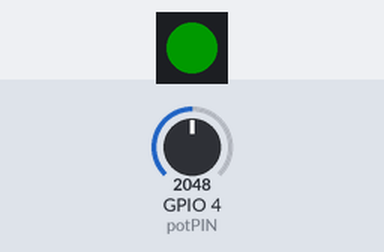
Bench run of a sketch on a simulated ESP32-S3. On the bench: 1 RGB LEDs in strip order, left to right. The test bench sets the inputs (shaded band); at power-on: GPIO 4 (potPIN) = 2048. Dim RGB values are drawn brighter than linear; the strip is taken to match the declared colour order.

Above: at 1.8 s.
1.9 s: GPIO 4 (potPIN) set to 104
At 2.8 s:
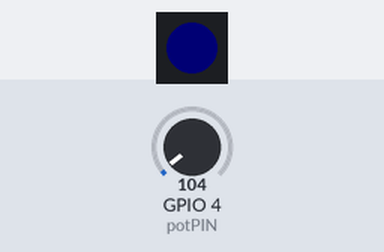
5.5 s: GPIO 4 (potPIN) set to 88
At 7.2 s:
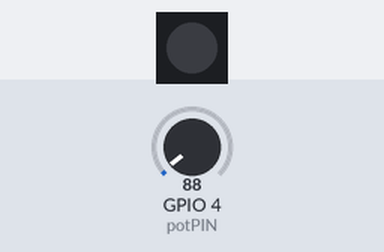
7.5 s: GPIO 4 (potPIN) set to 491
At 8.8 s:
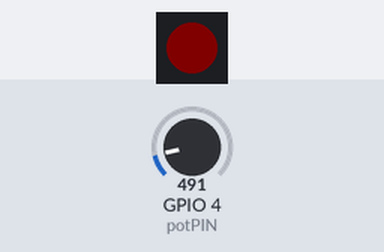
10.5 s: GPIO 4 (potPIN) set to 0
At 12.4 s:
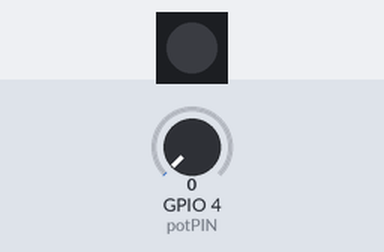
Timing chart, 0 to 13.5 s (numbered marks = the images above; inputs shaded):
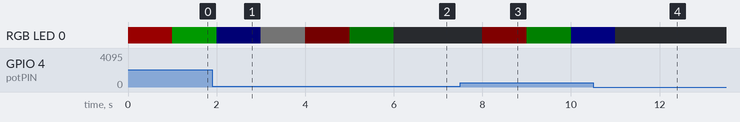

Measured:
- the behaviour switches between 97 and 96 on GPIO 4 (potPIN) (found by bisection; images 1 and 2)
- after the input at 7.5 s, RGB LED 0: off → RGB(5, 0, 0) after 0.50 s, → RGB(0, 5, 0) 1.0 s later, → RGB(0, 0, 5) 1.0 s later

The sketch:

PotentiometerLED.ino
```cpp
#include <Adafruit_NeoPixel.h>

#define LED_PIN 38
#define potPIN 4

Adafruit_NeoPixel pixels(1, LED_PIN, NEO_RGB);

void setup() {
  // put your setup code here, to run once:
  pixels.begin();
  pixels.show();
  pixels.setBrightness(50);
}

int color = 0;
int brightness = 0;
void loop() {
  int potValue = analogRead(potPIN);
  brightness = map(potValue, 0,4095, 0, 255);

  if(color == 0) { //red
    pixels.setPixelColor(0, brightness, 0, 0);
    color++;
  } else if(color == 1) {//green
    pixels.setPixelColor(0, 0, brightness, 0);
    color++;
  } else if(color == 2) { //blue
    pixels.setPixelColor(0, 0, 0, brightness);
    color++;
  } else { //white
    pixels.setPixelColor(0, brightness, brightness, brightness);
    color = 0;
  }
  pixels.show();

  delay(1000);
}
```
